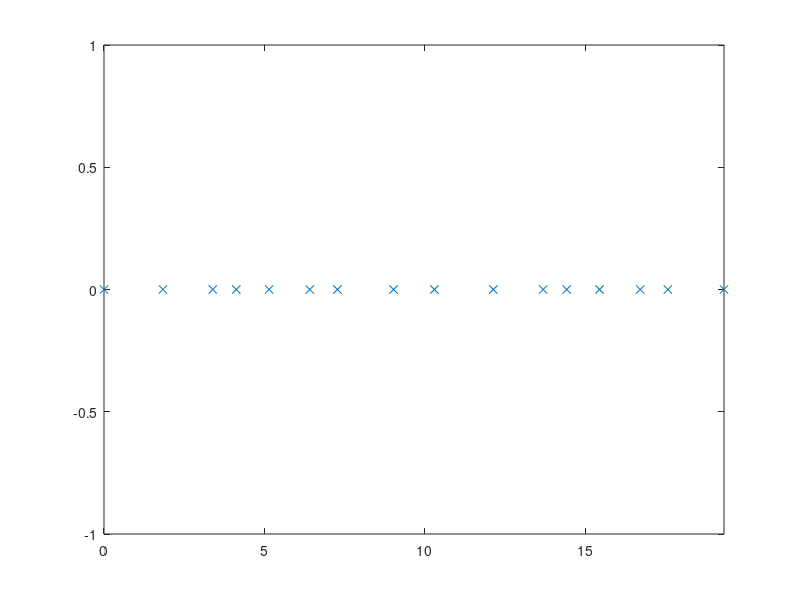

This figure's MATLAB source: (Note: this script raises an error after producing the figure.)
%% random spacing linear array side lobe Optimization

%clear;

%% Configuration
wavelength=1;
k=2*pi/wavelength;   % wave number
angleStep=0.05;
theta=0:angleStep:360;
elementNumber=16;
spacingMIN=0.5; % minimum space between two elements
spacingMAX=2;   % maximum space between two elements
mainbeam=5;     % width of the main lobe
thetaM=90;      % location of the main lobe

%% random spacing
%     d=spacingMIN + (spacingMAX-spacingMIN).*rand(1,elementNumber-1);
%     d=[0,d];

%% random symmetrical spacing
% d=[spacingMIN/2 + (spacingMAX/2-spacingMIN/2).*rand(1), spacingMIN + (spacingMAX-spacingMIN).*rand(1,elementNumber/2-1)];
% d1=fliplr(d);
% d=[0,d1(1:length(d1)-1),d1(length(d1))+d(1),d(2:length(d))];

d=spacingMIN + (spacingMAX-spacingMIN).*rand(1,elementNumber/2-1);
d=[0,d,spacingMIN*2 + (spacingMAX*2-spacingMIN*2).*rand(1),d];

for nn=2:length(d)
    d(nn)=d(nn-1)+d(nn);
end

%% check results
% load('resultd.mat');
% load('resultw.mat')
% [r,c]=size(resultd);
% nn=21;
% d=resultd(nn,:);
%w=resultw(nn,:)';

figure(1);
plot(d,zeros(1,length(d)),'x');
axis([0,d(length(d)),-1,1]);

%% Array factor
A=zeros(length(theta),elementNumber);
for nn=1:length(d)
    A(:,nn)=exp(1i*k*d(nn)*cosd(theta));
end

%% Main lobe
A_M=zeros(1,elementNumber);
for nn=1:length(d)
    A_M(:,nn)=exp(1i*k*d(nn)*cosd(thetaM));
end

%% Side lobe
theta_SL=[0:angleStep:thetaM-mainbeam/2,thetaM+mainbeam/2:angleStep:180];
%theta_ML=90+mainbeam/2:angleStep:180;

A_SL=zeros(length(theta_SL),elementNumber);
for nn=1:length(d)
    A_SL(:,nn)=exp(1i*k*d(nn)*cosd(theta_SL));
end

%% Optimization
cvx_begin quiet
variable w(elementNumber) complex
minimize( max(abs(A_SL*w)) )
subject to
A_M*w==1;
cvx_end

%% Plot result
%w=ones(1,elementNumber)';
figure(2);
plot(theta,20*log10(abs(A*w))-max(20*log10(abs(A*w))));
axis([0,180,-30,0]);
